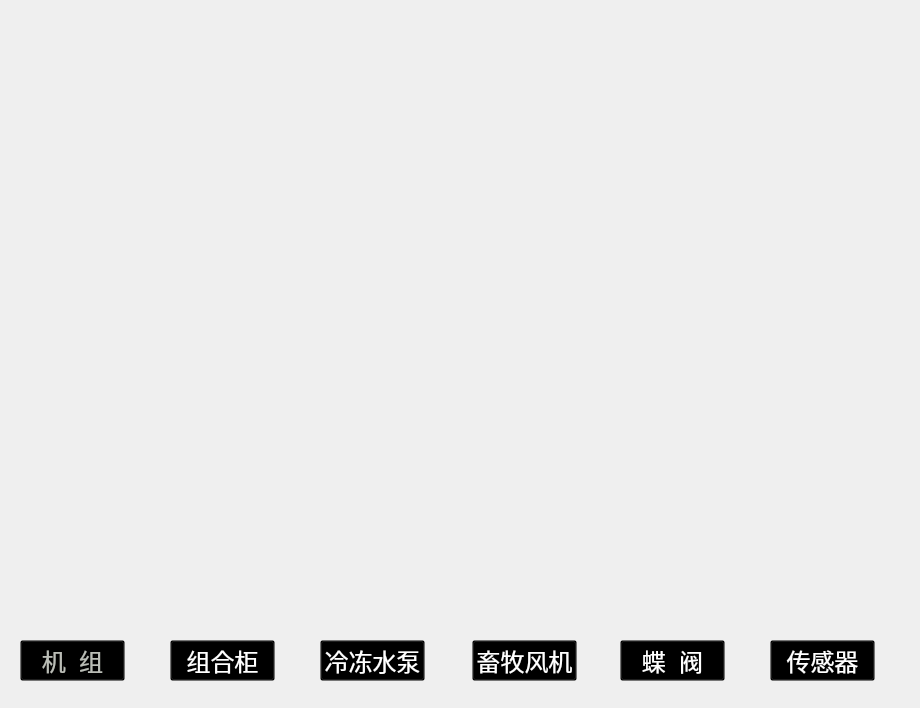
<?xml version="1.0" encoding="UTF-8"?>
<ui version="4.0">
 <class>SystemMonitor</class>
 <widget class="QWidget" name="SystemMonitor">
  <property name="geometry">
   <rect>
    <x>0</x>
    <y>0</y>
    <width>920</width>
    <height>708</height>
   </rect>
  </property>
  <property name="windowTitle">
   <string>Form</string>
  </property>
  <widget class="QPushButton" name="pushButton_2">
   <property name="geometry">
    <rect>
     <x>20</x>
     <y>640</y>
     <width>105</width>
     <height>41</height>
    </rect>
   </property>
   <property name="palette">
    <palette>
     <active>
      <colorrole role="Button">
       <brush brushstyle="SolidPattern">
        <color alpha="0">
         <red>0</red>
         <green>0</green>
         <blue>0</blue>
        </color>
       </brush>
      </colorrole>
      <colorrole role="ButtonText">
       <brush brushstyle="SolidPattern">
        <color alpha="255">
         <red>186</red>
         <green>189</green>
         <blue>182</blue>
        </color>
       </brush>
      </colorrole>
      <colorrole role="Base">
       <brush brushstyle="SolidPattern">
        <color alpha="0">
         <red>0</red>
         <green>0</green>
         <blue>0</blue>
        </color>
       </brush>
      </colorrole>
      <colorrole role="Window">
       <brush brushstyle="SolidPattern">
        <color alpha="0">
         <red>0</red>
         <green>0</green>
         <blue>0</blue>
        </color>
       </brush>
      </colorrole>
     </active>
     <inactive>
      <colorrole role="Button">
       <brush brushstyle="SolidPattern">
        <color alpha="0">
         <red>0</red>
         <green>0</green>
         <blue>0</blue>
        </color>
       </brush>
      </colorrole>
      <colorrole role="ButtonText">
       <brush brushstyle="SolidPattern">
        <color alpha="255">
         <red>186</red>
         <green>189</green>
         <blue>182</blue>
        </color>
       </brush>
      </colorrole>
      <colorrole role="Base">
       <brush brushstyle="SolidPattern">
        <color alpha="0">
         <red>0</red>
         <green>0</green>
         <blue>0</blue>
        </color>
       </brush>
      </colorrole>
      <colorrole role="Window">
       <brush brushstyle="SolidPattern">
        <color alpha="0">
         <red>0</red>
         <green>0</green>
         <blue>0</blue>
        </color>
       </brush>
      </colorrole>
     </inactive>
     <disabled>
      <colorrole role="Button">
       <brush brushstyle="SolidPattern">
        <color alpha="0">
         <red>0</red>
         <green>0</green>
         <blue>0</blue>
        </color>
       </brush>
      </colorrole>
      <colorrole role="ButtonText">
       <brush brushstyle="SolidPattern">
        <color alpha="255">
         <red>190</red>
         <green>190</green>
         <blue>190</blue>
        </color>
       </brush>
      </colorrole>
      <colorrole role="Base">
       <brush brushstyle="SolidPattern">
        <color alpha="0">
         <red>0</red>
         <green>0</green>
         <blue>0</blue>
        </color>
       </brush>
      </colorrole>
      <colorrole role="Window">
       <brush brushstyle="SolidPattern">
        <color alpha="0">
         <red>0</red>
         <green>0</green>
         <blue>0</blue>
        </color>
       </brush>
      </colorrole>
     </disabled>
    </palette>
   </property>
   <property name="font">
    <font>
     <family>Ubuntu</family>
     <pointsize>18</pointsize>
     <weight>50</weight>
     <italic>false</italic>
     <bold>false</bold>
    </font>
   </property>
   <property name="styleSheet">
    <string notr="true">border-image: url(:/UI/Frame/按键.png);
outline: none;</string>
   </property>
   <property name="text">
    <string>机  组</string>
   </property>
  </widget>
  <widget class="QPushButton" name="pushButton_3">
   <property name="geometry">
    <rect>
     <x>320</x>
     <y>640</y>
     <width>105</width>
     <height>41</height>
    </rect>
   </property>
   <property name="palette">
    <palette>
     <active>
      <colorrole role="Button">
       <brush brushstyle="SolidPattern">
        <color alpha="0">
         <red>0</red>
         <green>0</green>
         <blue>0</blue>
        </color>
       </brush>
      </colorrole>
      <colorrole role="ButtonText">
       <brush brushstyle="SolidPattern">
        <color alpha="255">
         <red>255</red>
         <green>255</green>
         <blue>255</blue>
        </color>
       </brush>
      </colorrole>
      <colorrole role="Base">
       <brush brushstyle="SolidPattern">
        <color alpha="0">
         <red>0</red>
         <green>0</green>
         <blue>0</blue>
        </color>
       </brush>
      </colorrole>
      <colorrole role="Window">
       <brush brushstyle="SolidPattern">
        <color alpha="0">
         <red>0</red>
         <green>0</green>
         <blue>0</blue>
        </color>
       </brush>
      </colorrole>
     </active>
     <inactive>
      <colorrole role="Button">
       <brush brushstyle="SolidPattern">
        <color alpha="0">
         <red>0</red>
         <green>0</green>
         <blue>0</blue>
        </color>
       </brush>
      </colorrole>
      <colorrole role="ButtonText">
       <brush brushstyle="SolidPattern">
        <color alpha="255">
         <red>255</red>
         <green>255</green>
         <blue>255</blue>
        </color>
       </brush>
      </colorrole>
      <colorrole role="Base">
       <brush brushstyle="SolidPattern">
        <color alpha="0">
         <red>0</red>
         <green>0</green>
         <blue>0</blue>
        </color>
       </brush>
      </colorrole>
      <colorrole role="Window">
       <brush brushstyle="SolidPattern">
        <color alpha="0">
         <red>0</red>
         <green>0</green>
         <blue>0</blue>
        </color>
       </brush>
      </colorrole>
     </inactive>
     <disabled>
      <colorrole role="Button">
       <brush brushstyle="SolidPattern">
        <color alpha="0">
         <red>0</red>
         <green>0</green>
         <blue>0</blue>
        </color>
       </brush>
      </colorrole>
      <colorrole role="ButtonText">
       <brush brushstyle="SolidPattern">
        <color alpha="255">
         <red>190</red>
         <green>190</green>
         <blue>190</blue>
        </color>
       </brush>
      </colorrole>
      <colorrole role="Base">
       <brush brushstyle="SolidPattern">
        <color alpha="0">
         <red>0</red>
         <green>0</green>
         <blue>0</blue>
        </color>
       </brush>
      </colorrole>
      <colorrole role="Window">
       <brush brushstyle="SolidPattern">
        <color alpha="0">
         <red>0</red>
         <green>0</green>
         <blue>0</blue>
        </color>
       </brush>
      </colorrole>
     </disabled>
    </palette>
   </property>
   <property name="font">
    <font>
     <family>Ubuntu</family>
     <pointsize>18</pointsize>
     <weight>50</weight>
     <italic>false</italic>
     <bold>false</bold>
    </font>
   </property>
   <property name="styleSheet">
    <string notr="true">border-image: url(:/UI/Frame/按键.png);
outline: none;</string>
   </property>
   <property name="text">
    <string>冷冻水泵</string>
   </property>
  </widget>
  <widget class="QPushButton" name="pushButton_6">
   <property name="geometry">
    <rect>
     <x>770</x>
     <y>640</y>
     <width>105</width>
     <height>41</height>
    </rect>
   </property>
   <property name="palette">
    <palette>
     <active>
      <colorrole role="Button">
       <brush brushstyle="SolidPattern">
        <color alpha="0">
         <red>0</red>
         <green>0</green>
         <blue>0</blue>
        </color>
       </brush>
      </colorrole>
      <colorrole role="ButtonText">
       <brush brushstyle="SolidPattern">
        <color alpha="255">
         <red>255</red>
         <green>255</green>
         <blue>255</blue>
        </color>
       </brush>
      </colorrole>
      <colorrole role="Base">
       <brush brushstyle="SolidPattern">
        <color alpha="0">
         <red>0</red>
         <green>0</green>
         <blue>0</blue>
        </color>
       </brush>
      </colorrole>
      <colorrole role="Window">
       <brush brushstyle="SolidPattern">
        <color alpha="0">
         <red>0</red>
         <green>0</green>
         <blue>0</blue>
        </color>
       </brush>
      </colorrole>
     </active>
     <inactive>
      <colorrole role="Button">
       <brush brushstyle="SolidPattern">
        <color alpha="0">
         <red>0</red>
         <green>0</green>
         <blue>0</blue>
        </color>
       </brush>
      </colorrole>
      <colorrole role="ButtonText">
       <brush brushstyle="SolidPattern">
        <color alpha="255">
         <red>255</red>
         <green>255</green>
         <blue>255</blue>
        </color>
       </brush>
      </colorrole>
      <colorrole role="Base">
       <brush brushstyle="SolidPattern">
        <color alpha="0">
         <red>0</red>
         <green>0</green>
         <blue>0</blue>
        </color>
       </brush>
      </colorrole>
      <colorrole role="Window">
       <brush brushstyle="SolidPattern">
        <color alpha="0">
         <red>0</red>
         <green>0</green>
         <blue>0</blue>
        </color>
       </brush>
      </colorrole>
     </inactive>
     <disabled>
      <colorrole role="Button">
       <brush brushstyle="SolidPattern">
        <color alpha="0">
         <red>0</red>
         <green>0</green>
         <blue>0</blue>
        </color>
       </brush>
      </colorrole>
      <colorrole role="ButtonText">
       <brush brushstyle="SolidPattern">
        <color alpha="255">
         <red>190</red>
         <green>190</green>
         <blue>190</blue>
        </color>
       </brush>
      </colorrole>
      <colorrole role="Base">
       <brush brushstyle="SolidPattern">
        <color alpha="0">
         <red>0</red>
         <green>0</green>
         <blue>0</blue>
        </color>
       </brush>
      </colorrole>
      <colorrole role="Window">
       <brush brushstyle="SolidPattern">
        <color alpha="0">
         <red>0</red>
         <green>0</green>
         <blue>0</blue>
        </color>
       </brush>
      </colorrole>
     </disabled>
    </palette>
   </property>
   <property name="font">
    <font>
     <pointsize>18</pointsize>
    </font>
   </property>
   <property name="styleSheet">
    <string notr="true">border-image: url(:/UI/Frame/按键.png);
outline: none;</string>
   </property>
   <property name="text">
    <string>传感器</string>
   </property>
  </widget>
  <widget class="QStackedWidget" name="systemStackedWidget">
   <property name="geometry">
    <rect>
     <x>0</x>
     <y>0</y>
     <width>920</width>
     <height>633</height>
    </rect>
   </property>
   <property name="currentIndex">
    <number>-1</number>
   </property>
  </widget>
  <widget class="QPushButton" name="pushButton_5">
   <property name="geometry">
    <rect>
     <x>620</x>
     <y>640</y>
     <width>105</width>
     <height>41</height>
    </rect>
   </property>
   <property name="palette">
    <palette>
     <active>
      <colorrole role="Button">
       <brush brushstyle="SolidPattern">
        <color alpha="0">
         <red>0</red>
         <green>0</green>
         <blue>0</blue>
        </color>
       </brush>
      </colorrole>
      <colorrole role="ButtonText">
       <brush brushstyle="SolidPattern">
        <color alpha="255">
         <red>255</red>
         <green>255</green>
         <blue>255</blue>
        </color>
       </brush>
      </colorrole>
      <colorrole role="Base">
       <brush brushstyle="SolidPattern">
        <color alpha="0">
         <red>0</red>
         <green>0</green>
         <blue>0</blue>
        </color>
       </brush>
      </colorrole>
      <colorrole role="Window">
       <brush brushstyle="SolidPattern">
        <color alpha="0">
         <red>0</red>
         <green>0</green>
         <blue>0</blue>
        </color>
       </brush>
      </colorrole>
     </active>
     <inactive>
      <colorrole role="Button">
       <brush brushstyle="SolidPattern">
        <color alpha="0">
         <red>0</red>
         <green>0</green>
         <blue>0</blue>
        </color>
       </brush>
      </colorrole>
      <colorrole role="ButtonText">
       <brush brushstyle="SolidPattern">
        <color alpha="255">
         <red>255</red>
         <green>255</green>
         <blue>255</blue>
        </color>
       </brush>
      </colorrole>
      <colorrole role="Base">
       <brush brushstyle="SolidPattern">
        <color alpha="0">
         <red>0</red>
         <green>0</green>
         <blue>0</blue>
        </color>
       </brush>
      </colorrole>
      <colorrole role="Window">
       <brush brushstyle="SolidPattern">
        <color alpha="0">
         <red>0</red>
         <green>0</green>
         <blue>0</blue>
        </color>
       </brush>
      </colorrole>
     </inactive>
     <disabled>
      <colorrole role="Button">
       <brush brushstyle="SolidPattern">
        <color alpha="0">
         <red>0</red>
         <green>0</green>
         <blue>0</blue>
        </color>
       </brush>
      </colorrole>
      <colorrole role="ButtonText">
       <brush brushstyle="SolidPattern">
        <color alpha="255">
         <red>190</red>
         <green>190</green>
         <blue>190</blue>
        </color>
       </brush>
      </colorrole>
      <colorrole role="Base">
       <brush brushstyle="SolidPattern">
        <color alpha="0">
         <red>0</red>
         <green>0</green>
         <blue>0</blue>
        </color>
       </brush>
      </colorrole>
      <colorrole role="Window">
       <brush brushstyle="SolidPattern">
        <color alpha="0">
         <red>0</red>
         <green>0</green>
         <blue>0</blue>
        </color>
       </brush>
      </colorrole>
     </disabled>
    </palette>
   </property>
   <property name="font">
    <font>
     <pointsize>18</pointsize>
    </font>
   </property>
   <property name="styleSheet">
    <string notr="true">border-image: url(:/UI/Frame/按键.png);
outline: none;</string>
   </property>
   <property name="text">
    <string>蝶  阀</string>
   </property>
  </widget>
  <widget class="QPushButton" name="pushButton">
   <property name="geometry">
    <rect>
     <x>170</x>
     <y>640</y>
     <width>105</width>
     <height>41</height>
    </rect>
   </property>
   <property name="palette">
    <palette>
     <active>
      <colorrole role="Button">
       <brush brushstyle="SolidPattern">
        <color alpha="0">
         <red>0</red>
         <green>0</green>
         <blue>0</blue>
        </color>
       </brush>
      </colorrole>
      <colorrole role="ButtonText">
       <brush brushstyle="SolidPattern">
        <color alpha="255">
         <red>255</red>
         <green>255</green>
         <blue>255</blue>
        </color>
       </brush>
      </colorrole>
      <colorrole role="Base">
       <brush brushstyle="SolidPattern">
        <color alpha="0">
         <red>0</red>
         <green>0</green>
         <blue>0</blue>
        </color>
       </brush>
      </colorrole>
      <colorrole role="Window">
       <brush brushstyle="SolidPattern">
        <color alpha="0">
         <red>0</red>
         <green>0</green>
         <blue>0</blue>
        </color>
       </brush>
      </colorrole>
     </active>
     <inactive>
      <colorrole role="Button">
       <brush brushstyle="SolidPattern">
        <color alpha="0">
         <red>0</red>
         <green>0</green>
         <blue>0</blue>
        </color>
       </brush>
      </colorrole>
      <colorrole role="ButtonText">
       <brush brushstyle="SolidPattern">
        <color alpha="255">
         <red>255</red>
         <green>255</green>
         <blue>255</blue>
        </color>
       </brush>
      </colorrole>
      <colorrole role="Base">
       <brush brushstyle="SolidPattern">
        <color alpha="0">
         <red>0</red>
         <green>0</green>
         <blue>0</blue>
        </color>
       </brush>
      </colorrole>
      <colorrole role="Window">
       <brush brushstyle="SolidPattern">
        <color alpha="0">
         <red>0</red>
         <green>0</green>
         <blue>0</blue>
        </color>
       </brush>
      </colorrole>
     </inactive>
     <disabled>
      <colorrole role="Button">
       <brush brushstyle="SolidPattern">
        <color alpha="0">
         <red>0</red>
         <green>0</green>
         <blue>0</blue>
        </color>
       </brush>
      </colorrole>
      <colorrole role="ButtonText">
       <brush brushstyle="SolidPattern">
        <color alpha="255">
         <red>190</red>
         <green>190</green>
         <blue>190</blue>
        </color>
       </brush>
      </colorrole>
      <colorrole role="Base">
       <brush brushstyle="SolidPattern">
        <color alpha="0">
         <red>0</red>
         <green>0</green>
         <blue>0</blue>
        </color>
       </brush>
      </colorrole>
      <colorrole role="Window">
       <brush brushstyle="SolidPattern">
        <color alpha="0">
         <red>0</red>
         <green>0</green>
         <blue>0</blue>
        </color>
       </brush>
      </colorrole>
     </disabled>
    </palette>
   </property>
   <property name="font">
    <font>
     <pointsize>18</pointsize>
    </font>
   </property>
   <property name="styleSheet">
    <string notr="true">border-image: url(:/UI/Frame/按键.png);
outline: none;</string>
   </property>
   <property name="text">
    <string>组合柜</string>
   </property>
  </widget>
  <widget class="QPushButton" name="pushButton_4">
   <property name="geometry">
    <rect>
     <x>472</x>
     <y>640</y>
     <width>105</width>
     <height>41</height>
    </rect>
   </property>
   <property name="palette">
    <palette>
     <active>
      <colorrole role="Button">
       <brush brushstyle="SolidPattern">
        <color alpha="0">
         <red>0</red>
         <green>0</green>
         <blue>0</blue>
        </color>
       </brush>
      </colorrole>
      <colorrole role="ButtonText">
       <brush brushstyle="SolidPattern">
        <color alpha="255">
         <red>255</red>
         <green>255</green>
         <blue>255</blue>
        </color>
       </brush>
      </colorrole>
      <colorrole role="Base">
       <brush brushstyle="SolidPattern">
        <color alpha="0">
         <red>0</red>
         <green>0</green>
         <blue>0</blue>
        </color>
       </brush>
      </colorrole>
      <colorrole role="Window">
       <brush brushstyle="SolidPattern">
        <color alpha="0">
         <red>0</red>
         <green>0</green>
         <blue>0</blue>
        </color>
       </brush>
      </colorrole>
     </active>
     <inactive>
      <colorrole role="Button">
       <brush brushstyle="SolidPattern">
        <color alpha="0">
         <red>0</red>
         <green>0</green>
         <blue>0</blue>
        </color>
       </brush>
      </colorrole>
      <colorrole role="ButtonText">
       <brush brushstyle="SolidPattern">
        <color alpha="255">
         <red>255</red>
         <green>255</green>
         <blue>255</blue>
        </color>
       </brush>
      </colorrole>
      <colorrole role="Base">
       <brush brushstyle="SolidPattern">
        <color alpha="0">
         <red>0</red>
         <green>0</green>
         <blue>0</blue>
        </color>
       </brush>
      </colorrole>
      <colorrole role="Window">
       <brush brushstyle="SolidPattern">
        <color alpha="0">
         <red>0</red>
         <green>0</green>
         <blue>0</blue>
        </color>
       </brush>
      </colorrole>
     </inactive>
     <disabled>
      <colorrole role="Button">
       <brush brushstyle="SolidPattern">
        <color alpha="0">
         <red>0</red>
         <green>0</green>
         <blue>0</blue>
        </color>
       </brush>
      </colorrole>
      <colorrole role="ButtonText">
       <brush brushstyle="SolidPattern">
        <color alpha="255">
         <red>190</red>
         <green>190</green>
         <blue>190</blue>
        </color>
       </brush>
      </colorrole>
      <colorrole role="Base">
       <brush brushstyle="SolidPattern">
        <color alpha="0">
         <red>0</red>
         <green>0</green>
         <blue>0</blue>
        </color>
       </brush>
      </colorrole>
      <colorrole role="Window">
       <brush brushstyle="SolidPattern">
        <color alpha="0">
         <red>0</red>
         <green>0</green>
         <blue>0</blue>
        </color>
       </brush>
      </colorrole>
     </disabled>
    </palette>
   </property>
   <property name="font">
    <font>
     <pointsize>18</pointsize>
    </font>
   </property>
   <property name="styleSheet">
    <string notr="true">border-image: url(:/UI/Frame/按键.png);
outline: none;</string>
   </property>
   <property name="text">
    <string>畜牧风机</string>
   </property>
  </widget>
 </widget>
 <resources/>
 <connections/>
</ui>
